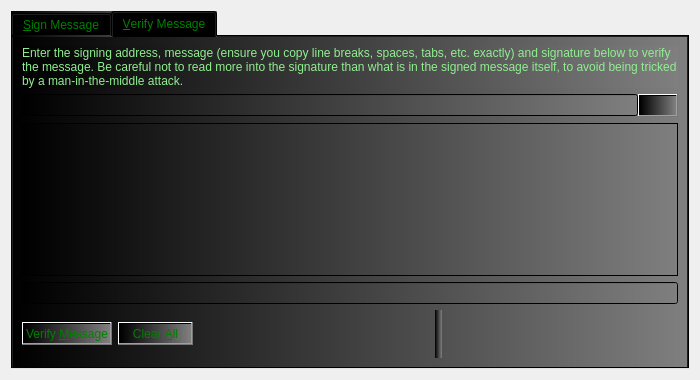
<?xml version="1.0" encoding="UTF-8"?>
<ui version="4.0">
 <class>SignVerifyMessageDialog</class>
 <widget class="QDialog" name="SignVerifyMessageDialog">
  <property name="geometry">
   <rect>
    <x>0</x>
    <y>0</y>
    <width>700</width>
    <height>380</height>
   </rect>
  </property>
  <property name="windowTitle">
   <string>Signatures - Sign / Verify a Message</string>
  </property>
  <property name="modal">
   <bool>true</bool>
  </property>
  <layout class="QVBoxLayout" name="verticalLayout">
   <item>
    <widget class="QTabWidget" name="tabWidget">
     <property name="styleSheet">
      <string notr="true">
background-color:qlineargradient(spread:pad, x1:0, y1:0, x2:1, y2:0, stop:0 rgba(0, 0, 0, 255), stop:1 rgba(127, 127, 127, 255));
color:green;
</string>
     </property>
     <property name="currentIndex">
      <number>1</number>
     </property>
     <widget class="QWidget" name="tabSignMessage">
      <attribute name="title">
       <string>&amp;Sign Message</string>
      </attribute>
      <layout class="QVBoxLayout" name="verticalLayout_SM">
       <item>
        <widget class="QLabel" name="infoLabel_SM">
         <property name="text">
          <string>You can sign messages with your addresses to prove you own them. Be careful not to sign anything vague, as phishing attacks may try to trick you into signing your identity over to them. Only sign fully-detailed statements you agree to.</string>
         </property>
         <property name="textFormat">
          <enum>Qt::PlainText</enum>
         </property>
         <property name="wordWrap">
          <bool>true</bool>
         </property>
        </widget>
       </item>
       <item>
        <layout class="QHBoxLayout" name="horizontalLayout_1_SM">
         <property name="spacing">
          <number>0</number>
         </property>
         <item>
          <widget class="QValidatedLineEdit" name="addressIn_SM">
           <property name="toolTip">
            <string>The address to sign the message with (e.g. Ler4HNAEfwYhBmGXcFP2Po1NpRUEiK8km2)</string>
           </property>
           <property name="maxLength">
            <number>34</number>
           </property>
          </widget>
         </item>
         <item>
          <widget class="QPushButton" name="addressBookButton_SM">
           <property name="toolTip">
            <string>Choose an address from the address book</string>
           </property>
           <property name="text">
            <string/>
           </property>
           <property name="icon">
            <iconset resource="../bitcoin.qrc">
             <normaloff>:/icons/address-book</normaloff>:/icons/address-book</iconset>
           </property>
           <property name="shortcut">
            <string>Alt+A</string>
           </property>
           <property name="autoDefault">
            <bool>false</bool>
           </property>
          </widget>
         </item>
         <item>
          <widget class="QPushButton" name="pasteButton_SM">
           <property name="toolTip">
            <string>Paste address from clipboard</string>
           </property>
           <property name="text">
            <string/>
           </property>
           <property name="icon">
            <iconset resource="../bitcoin.qrc">
             <normaloff>:/icons/editpaste</normaloff>:/icons/editpaste</iconset>
           </property>
           <property name="shortcut">
            <string>Alt+P</string>
           </property>
           <property name="autoDefault">
            <bool>false</bool>
           </property>
          </widget>
         </item>
        </layout>
       </item>
       <item>
        <widget class="QPlainTextEdit" name="messageIn_SM">
         <property name="toolTip">
          <string>Enter the message you want to sign here</string>
         </property>
        </widget>
       </item>
       <item>
        <widget class="QLabel" name="signatureLabel_SM">
         <property name="text">
          <string>Signature</string>
         </property>
         <property name="textFormat">
          <enum>Qt::PlainText</enum>
         </property>
        </widget>
       </item>
       <item>
        <layout class="QHBoxLayout" name="horizontalLayout_2_SM">
         <property name="spacing">
          <number>0</number>
         </property>
         <item>
          <widget class="QLineEdit" name="signatureOut_SM">
           <property name="font">
            <font>
             <italic>true</italic>
            </font>
           </property>
           <property name="readOnly">
            <bool>true</bool>
           </property>
          </widget>
         </item>
         <item>
          <widget class="QPushButton" name="copySignatureButton_SM">
           <property name="toolTip">
            <string>Copy the current signature to the system clipboard</string>
           </property>
           <property name="text">
            <string/>
           </property>
           <property name="icon">
            <iconset resource="../bitcoin.qrc">
             <normaloff>:/icons/editcopy</normaloff>:/icons/editcopy</iconset>
           </property>
           <property name="autoDefault">
            <bool>false</bool>
           </property>
          </widget>
         </item>
        </layout>
       </item>
       <item>
        <layout class="QHBoxLayout" name="horizontalLayout_3_SM">
         <item>
          <widget class="QPushButton" name="signMessageButton_SM">
           <property name="toolTip">
            <string>Sign the message to prove you own this Litecoin address</string>
           </property>
           <property name="text">
            <string>Sign &amp;Message</string>
           </property>
           <property name="icon">
            <iconset resource="../bitcoin.qrc">
             <normaloff>:/icons/edit</normaloff>:/icons/edit</iconset>
           </property>
           <property name="autoDefault">
            <bool>false</bool>
           </property>
          </widget>
         </item>
         <item>
          <widget class="QPushButton" name="clearButton_SM">
           <property name="toolTip">
            <string>Reset all sign message fields</string>
           </property>
           <property name="text">
            <string>Clear &amp;All</string>
           </property>
           <property name="icon">
            <iconset resource="../bitcoin.qrc">
             <normaloff>:/icons/remove</normaloff>:/icons/remove</iconset>
           </property>
           <property name="autoDefault">
            <bool>false</bool>
           </property>
          </widget>
         </item>
         <item>
          <spacer name="horizontalSpacer_1_SM">
           <property name="orientation">
            <enum>Qt::Horizontal</enum>
           </property>
           <property name="sizeHint" stdset="0">
            <size>
             <width>40</width>
             <height>48</height>
            </size>
           </property>
          </spacer>
         </item>
         <item>
          <widget class="QLabel" name="statusLabel_SM">
           <property name="font">
            <font>
             <weight>75</weight>
             <bold>true</bold>
            </font>
           </property>
           <property name="text">
            <string/>
           </property>
           <property name="wordWrap">
            <bool>true</bool>
           </property>
          </widget>
         </item>
         <item>
          <spacer name="horizontalSpacer_2_SM">
           <property name="orientation">
            <enum>Qt::Horizontal</enum>
           </property>
           <property name="sizeHint" stdset="0">
            <size>
             <width>40</width>
             <height>48</height>
            </size>
           </property>
          </spacer>
         </item>
        </layout>
       </item>
      </layout>
     </widget>
     <widget class="QWidget" name="tabVerifyMessage">
      <attribute name="title">
       <string>&amp;Verify Message</string>
      </attribute>
      <layout class="QVBoxLayout" name="verticalLayout_VM">
       <item>
        <widget class="QLabel" name="infoLabel_VM">
         <property name="styleSheet">
          <string notr="true">
background-color:qlineargradient(spread:pad, x1:0, y1:0, x2:1, y2:0, stop:0 rgba(0, 0, 0, 255), stop:1 rgba(127, 127, 127, 255));
color:lightgreen;
</string>
         </property>
         <property name="text">
          <string>Enter the signing address, message (ensure you copy line breaks, spaces, tabs, etc. exactly) and signature below to verify the message. Be careful not to read more into the signature than what is in the signed message itself, to avoid being tricked by a man-in-the-middle attack.</string>
         </property>
         <property name="textFormat">
          <enum>Qt::PlainText</enum>
         </property>
         <property name="alignment">
          <set>Qt::AlignLeading|Qt::AlignLeft|Qt::AlignTop</set>
         </property>
         <property name="wordWrap">
          <bool>true</bool>
         </property>
        </widget>
       </item>
       <item>
        <layout class="QHBoxLayout" name="horizontalLayout_1_VM">
         <property name="spacing">
          <number>0</number>
         </property>
         <item>
          <widget class="QValidatedLineEdit" name="addressIn_VM">
           <property name="toolTip">
            <string>The address the message was signed with (e.g. Ler4HNAEfwYhBmGXcFP2Po1NpRUEiK8km2)</string>
           </property>
           <property name="maxLength">
            <number>34</number>
           </property>
          </widget>
         </item>
         <item>
          <widget class="QPushButton" name="addressBookButton_VM">
           <property name="toolTip">
            <string>Choose an address from the address book</string>
           </property>
           <property name="text">
            <string/>
           </property>
           <property name="icon">
            <iconset resource="../bitcoin.qrc">
             <normaloff>:/icons/address-book</normaloff>:/icons/address-book</iconset>
           </property>
           <property name="shortcut">
            <string>Alt+A</string>
           </property>
           <property name="autoDefault">
            <bool>false</bool>
           </property>
          </widget>
         </item>
        </layout>
       </item>
       <item>
        <widget class="QPlainTextEdit" name="messageIn_VM"/>
       </item>
       <item>
        <widget class="QValidatedLineEdit" name="signatureIn_VM"/>
       </item>
       <item>
        <layout class="QHBoxLayout" name="horizontalLayout_2_VM">
         <item>
          <widget class="QPushButton" name="verifyMessageButton_VM">
           <property name="toolTip">
            <string>Verify the message to ensure it was signed with the specified Litecoin address</string>
           </property>
           <property name="text">
            <string>Verify &amp;Message</string>
           </property>
           <property name="icon">
            <iconset resource="../bitcoin.qrc">
             <normaloff>:/icons/transaction_0</normaloff>:/icons/transaction_0</iconset>
           </property>
           <property name="autoDefault">
            <bool>false</bool>
           </property>
          </widget>
         </item>
         <item>
          <widget class="QPushButton" name="clearButton_VM">
           <property name="toolTip">
            <string>Reset all verify message fields</string>
           </property>
           <property name="text">
            <string>Clear &amp;All</string>
           </property>
           <property name="icon">
            <iconset resource="../bitcoin.qrc">
             <normaloff>:/icons/remove</normaloff>:/icons/remove</iconset>
           </property>
           <property name="autoDefault">
            <bool>false</bool>
           </property>
          </widget>
         </item>
         <item>
          <spacer name="horizontalSpacer_1_VM">
           <property name="orientation">
            <enum>Qt::Horizontal</enum>
           </property>
           <property name="sizeHint" stdset="0">
            <size>
             <width>40</width>
             <height>48</height>
            </size>
           </property>
          </spacer>
         </item>
         <item>
          <widget class="QLabel" name="statusLabel_VM">
           <property name="font">
            <font>
             <weight>75</weight>
             <bold>true</bold>
            </font>
           </property>
           <property name="text">
            <string/>
           </property>
           <property name="wordWrap">
            <bool>true</bool>
           </property>
          </widget>
         </item>
         <item>
          <spacer name="horizontalSpacer_2_VM">
           <property name="orientation">
            <enum>Qt::Horizontal</enum>
           </property>
           <property name="sizeHint" stdset="0">
            <size>
             <width>40</width>
             <height>48</height>
            </size>
           </property>
          </spacer>
         </item>
        </layout>
       </item>
      </layout>
     </widget>
    </widget>
   </item>
  </layout>
 </widget>
 <customwidgets>
  <customwidget>
   <class>QValidatedLineEdit</class>
   <extends>QLineEdit</extends>
   <header>qvalidatedlineedit.h</header>
  </customwidget>
 </customwidgets>
 <resources>
  <include location="../bitcoin.qrc"/>
 </resources>
 <connections/>
</ui>
